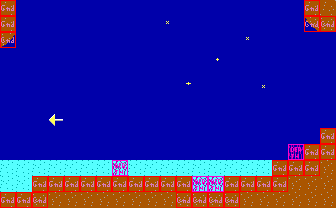

This game map was drawn from its Tiled (.tmx) file and the tilesets committed beside it. A one-line description and the full map source follow:
An orthogonal 21x13 tile map with 16x16 px tiles, 2 tile layers (bg, col), 2 tilesets.

<map version="1.4" tiledversion="1.4.1" orientation="orthogonal" renderorder="right-down" width="21" height="13" tilewidth="16" tileheight="16" infinite="0" nextlayerid="3" nextobjectid="11">
 <tileset firstgid="1" source="tileset.tsx" />
 <tileset firstgid="241" source="obj.tsx" />
 <layer id="1" name="bg" width="21" height="13">
  <data encoding="csv">
123,45,45,45,81,45,45,45,45,45,45,45,45,45,45,45,45,45,45,123,123,
123,45,45,45,45,45,45,45,45,45,23,45,45,45,45,45,45,45,45,165,103,
166,81,81,81,81,81,45,45,45,45,45,45,45,45,45,23,45,45,45,45,45,
81,81,81,81,81,81,81,81,45,45,45,45,45,24,45,45,45,45,45,45,45,
81,81,81,81,81,81,81,81,81,81,45,45,81,45,45,45,45,45,45,45,45,
45,45,45,81,81,81,81,81,81,81,81,3,81,45,45,45,23,81,81,45,45,
45,45,45,45,45,45,45,45,45,81,45,45,81,81,81,45,45,45,45,81,45,
45,45,45,202,45,45,45,45,45,45,45,45,45,45,45,45,45,45,81,45,45,
45,81,45,45,45,81,45,81,81,45,45,81,81,81,45,45,45,45,81,45,123,
45,81,81,45,45,45,81,45,45,45,81,81,81,81,81,45,45,45,62,123,123,
105,105,105,105,105,105,105,106,105,105,105,105,105,105,105,105,105,123,123,123,103,
105,105,123,123,123,123,123,123,123,123,123,123,106,106,123,123,123,123,103,103,103,
123,123,103,103,103,103,103,103,103,103,103,103,103,103,103,103,103,103,103,103,103
</data>
 </layer>
 <layer id="2" name="col" width="21" height="13">
  <data encoding="csv">
242,241,241,241,241,241,241,241,241,241,241,241,241,241,241,241,241,241,241,242,241,
242,241,241,241,241,241,241,241,241,241,241,241,241,241,241,241,241,241,241,242,242,
242,241,241,241,241,241,241,241,241,241,241,241,241,241,241,241,241,241,241,241,241,
241,241,241,241,241,241,241,241,241,241,241,241,241,241,241,241,241,241,241,241,241,
241,241,241,241,241,241,241,241,241,241,241,241,241,241,241,241,241,241,241,241,241,
241,241,241,241,241,241,241,241,241,241,241,241,241,241,241,241,241,241,241,241,241,
241,241,241,241,241,241,241,241,241,241,241,241,241,241,241,241,241,241,241,241,241,
241,241,241,241,241,241,241,241,241,241,241,241,241,241,241,241,241,241,241,241,241,
241,241,241,241,241,241,241,241,241,241,241,241,241,241,241,241,241,241,241,241,242,
241,241,241,241,241,241,241,241,241,241,241,241,241,241,241,241,241,241,244,242,242,
241,241,241,241,241,241,241,244,241,241,241,241,241,241,241,241,241,242,242,242,241,
241,241,242,242,242,242,242,242,242,242,242,242,244,244,242,242,242,242,241,241,241,
242,242,242,241,241,241,241,241,241,241,241,242,242,242,242,241,241,241,241,241,241
</data>
 </layer>
</map>
